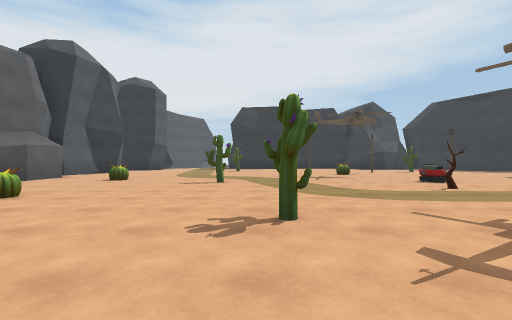
[1] (above)

16 first-person views from a walk through a scene from a Unity 3-D project. The camera is 1.2 m above the floor, looks level and sees 85° across. The floor is counted in squares, 2 m on a side. Each view is taken from the middle of a square. On the plan, view 1 faces up. The plan holds only what a view shows up to about 9 squares ahead; the rest is blank. The place goes on beyond the plan. The player character is not drawn. Some animated figures are left out.

[2]
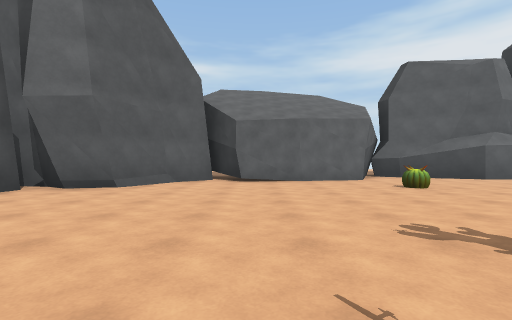

[3]
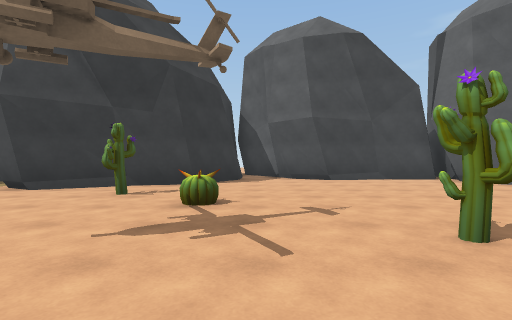

[4]
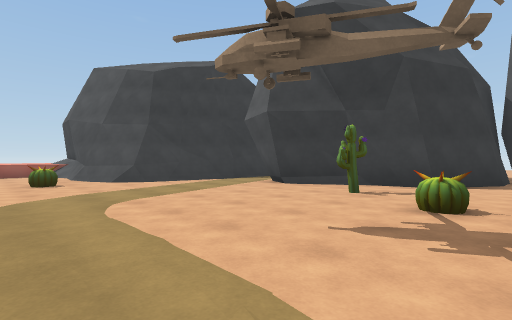

[5]
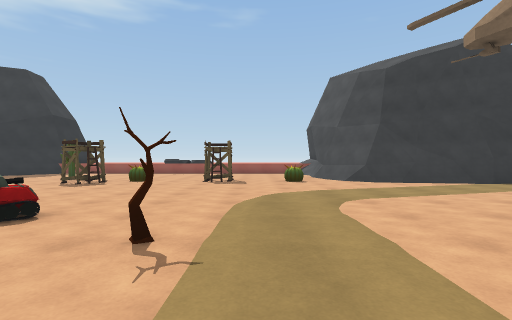

[6]
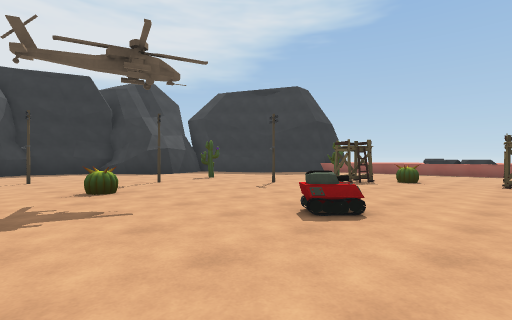

[7]
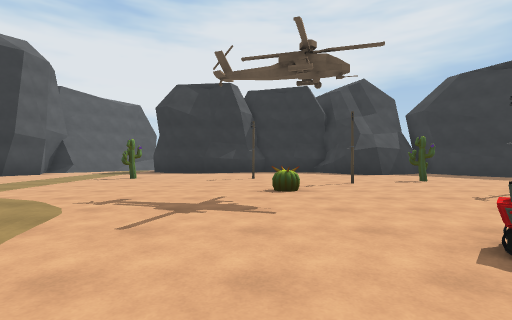

[8]
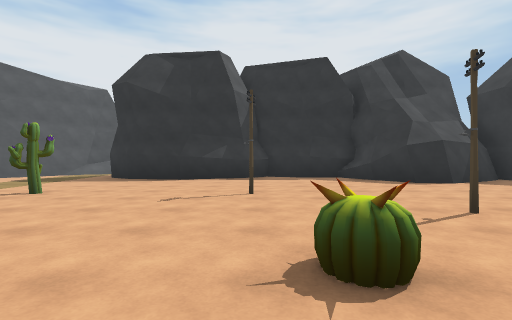

[9]
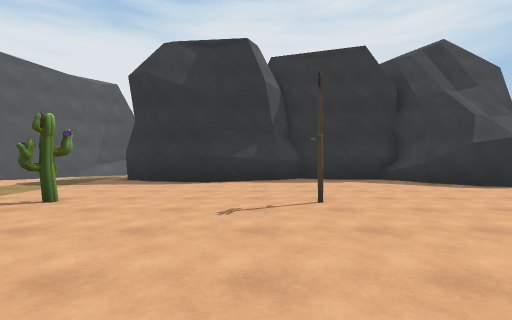

[10]
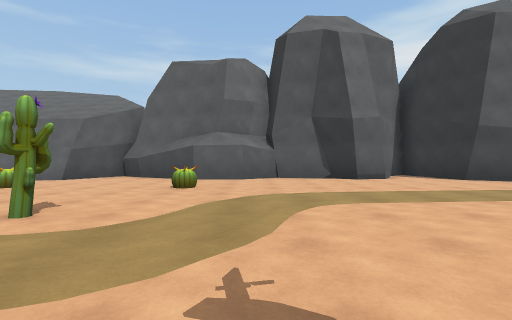

[11]
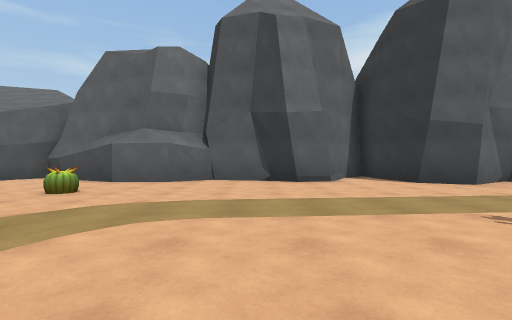

[12]
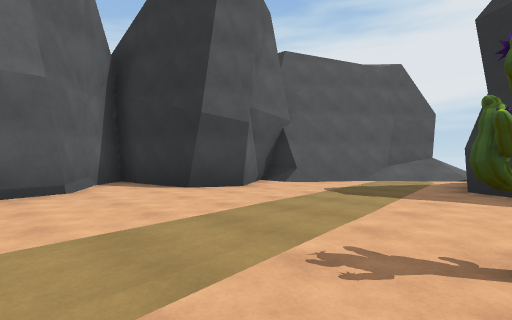

[13]
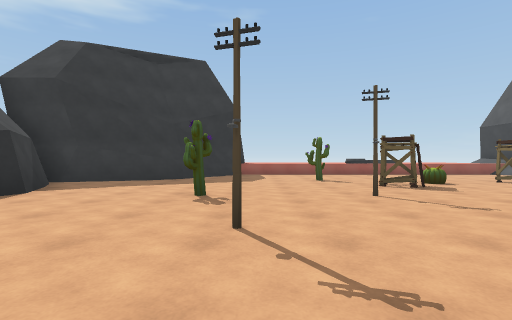

[14]
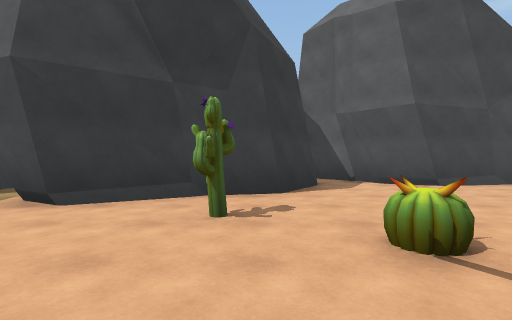

[15]
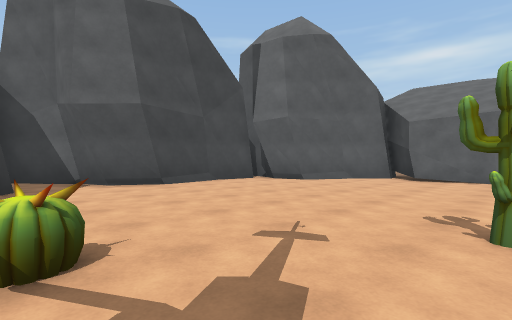

[16]
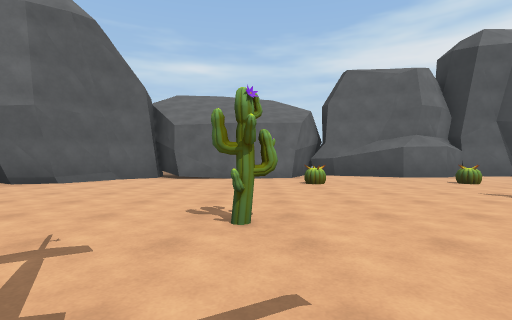

### Floor plan
Points are (right, up) in squares from view 1. A wall is a line through its corners. A room is listed if a view was taken in it or the views show most of it. See-through windows are left out.
Room 1 (views 1, 2, 3, 4, 5, 6, 7, 8, 9, 10, 11, 12, 13, 14, 15, 16)
walls: (-7.4, 10.6) (-6.7, 9.6) (-6.6, 8.1) (-7.6, 5.9); (0.8, 18.6) (-1.1, 19); (7.2, 17.3) (6.5, 18.3) (6.4, 19.6); (-7.5, 6.4) (-7.7, 5.9); (6.8, 17.7) (5.9, 19.5); (-7.6, 6) (-8.1, 5.3); (-6.8, 14) (-6.5, 13) (-6.9, 12.7) (-7.3, 10.7) (-6.9, 9.9); (2.8, 19.4) (0.8, 18.5) (-1.1, 18.9) (-2, 19.5); (6.8, -0.6) (7.3, -0.7) (7.8, -1); (10.2, 1.9) (11.5, 2.5); (-8.1, 5) (-6.3, 4.2) (-5.7, 0.5) (-6.8, -0.4); (10.2, 1.6) (10.5, 2); (5, -1.7) (6.8, -0.6) (7.7, -1.1); (-6.7, 16.1) (-8.7, 15.8); (-5.6, 17.3) (-6.2, 16.3) (-7.4, 16); (6.6, 19.3) (6.5, 19.6) (4.8, 19.5) (3.5, 20) (2.7, 19.3); (9.3, 17.8) (7.7, 17.1) (7, 17.2); (10, 0.5) (10.3, 2.1); (9.8, 0.3) (10.1, 2); (-8.2, 14.8) (-7.6, 14.4); (9.6, 0) (9.9, 1.9); (11.2, 16.5) (10.5, 18.3); (11.6, 16.4) (10.6, 17.8) (10.6, 19.1); (-8.3, 15.9) (-9.1, 15.8) (-8.1, 14.7) (-6.7, 14) (-6.4, 13.4) (-7.1, 12.3) (-7.1, 11.3); (9.2, -1.1) (9.7, 0.6); (-6.4, -0.3) (-5.3, -1.4) (-4, -2.1) (-3.6, -2.8) (-4.4, -4); (-0.1, -3.5) (1.1, -4.2) (1.1, -4.7) (2.6, -6.7); (-4, -2.2) (-3.8, -3); (-5.5, -1.3) (-4.8, -1.8); (10.4, 18.8) (10, 18.5); (0.9, -4.1) (1.3, -5.1) (2.1, -5.9); (9.4, -1.9) (9.4, -1.1) (10, 0.7); (-6.7, 18.9) (-5.7, 17.3) (-5.9, 16.7); (-6.8, 19.2) (-6.6, 18.6) (-6, 18); (-2, -3.9) (-0.1, -3.5) (0.6, -3.7); (2.5, -4.7) (2.6, -3.7) (3.6, -2) (5.1, -1.6); (-3.6, -3.7) (-1.8, -3.8); (-4.4, 21.6) (-5.8, 19.2); (-3.7, 23.1) (-6, 19.2)
low walls: (10.3, 2.1) (11.1, 2.5); (9.6, 0.9) (9.7, 1.7) (10.2, 2.3) (10.7, 2.5); (11.6, 16.1) (11, 16.9); (-4.5, 20.9) (-5.4, 19.5) (-5.9, 19.1); (9.2, -2.9) (9.2, -1.1)
ways out: opening at (-3, 23)
objects: cactus (-4, 4); cactus (-4, 8); cactus (-1, 7); cactus (-1, 15); cactus (0, 3); cactus (3, 1); pole (3, 15); cactus (4, 0); tree (4, 6); cactus (4, 12); tank (5, 8); pole (5, 13); pole (8, 11); cactus (8, 14); other object (9, 10) to (10, 10); cactus (10, 4); other object (10, 6); cactus (10, 8); cactus (11, 11)

Where each view was taken, in squares from view 1:
view 1: 0 up, 0 right, facing up
view 2: 1 up, 2 right, facing left
view 3: 5 up, 2 right, facing down
view 4: 5 up, 2 right, facing down-right
view 5: 5 up, 2 right, facing right
view 6: 6 up, 2 right, facing up-right
view 7: 6 up, 3 right, facing up
view 8: 10 up, 3 right, facing up
view 9: 11 up, 2 right, facing up
view 10: 10 up, 2 right, facing left
view 11: 12 up, 1 right, facing left
view 12: 13 up, 1 left, facing up-left
view 13: 13 up, 3 right, facing right
view 14: 3 up, 4 right, facing down
view 15: 3 up, 3 right, facing down-left
view 16: 3 up, 3 right, facing left
